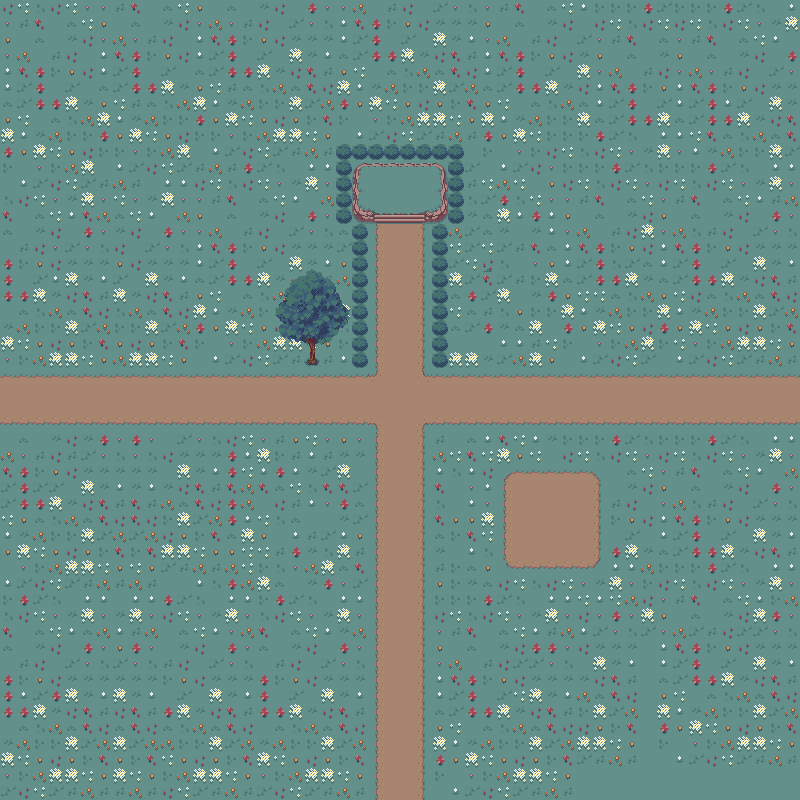

Below is a game level as drawn by its tile map, then a one-line description and the .tmx that defines it (tile-layer data replaced by summaries):
An orthogonal 50x50 tile map with 16x16 px tiles, 3 tile layers (Слой тайлов 1, Слой тайлов 2, Слой тайлов 3), 4 tilesets and 18 objects (11x block, Tree, Tree2, Text).

<map version="1.9" tiledversion="1.9.2" orientation="orthogonal" renderorder="right-down" width="50" height="50" tilewidth="16" tileheight="16" infinite="0" nextlayerid="7" nextobjectid="42">
 <tileset firstgid="1" source="tileset/GrassNDirt.tsx" />
 <tileset firstgid="41" source="tileset/Cliff.tsx" />
 <tileset firstgid="76" source="tileset/RocksnStumps.tsx" />
 <tileset firstgid="92" source="tileset/Trees.tsx" />
 <layer id="1" name="Слой тайлов 1" width="50" height="50">
  <data>[2500 cells, 2500 non-empty, 14 distinct tile ids]</data>
 </layer>
 <layer id="2" name="Слой тайлов 2" width="50" height="50">
  <data>[2500 cells, 1979 non-empty, 28 distinct tile ids]</data>
 </layer>
 <layer id="3" name="Слой тайлов 3" width="50" height="50">
  <data>[2500 cells, 39 non-empty, 34 distinct tile ids]</data>
 </layer>
 <objectgroup color="#ff0000" id="4" name="Слой объектов 1">
  <object id="4" name="block" x="436.667" y="212.042" width="6.375" height="156" />
  <object id="14" name="Tree" x="307.011" y="351.467" width="10.0217" height="14.7826" />
  <object id="15" name="block" x="335.333" y="143.667" width="17.3333" height="79.6667" />
  <object id="16" name="block" x="352" y="143.833" width="92.6666" height="17.3334" />
  <object id="17" name="block" x="445.667" y="143.167" width="17.3333" height="79.6667" />
  <object id="18" name="block" x="357.146" y="211.667" width="6.375" height="156" />
  <object id="19" name="block" x="351.333" y="212" width="21" height="11.3333" />
  <object id="21" name="block" x="425.167" y="212.333" width="21" height="11.3333" />
  <object id="27" name="block" x="-0.666667" y="0.666667" width="6" height="799.333" />
  <object id="28" name="block" x="795.167" y="0.166833" width="4.6667" height="804" />
  <object id="29" name="block" x="0.333333" y="0.333333" width="796" height="15" />
  <object id="30" name="block" x="4.66667" y="794" width="794.667" height="6" />
  <object id="32" name="Tree2" gid="86" x="488.667" y="358.333" width="57.3333" height="57.3333" />
  <object id="33" name="Text" x="522.5" y="504.682" width="61.9091" height="21.7273">
   <text wrap="1">Test text</text>
  </object>
  <object id="38" gid="89" x="508.727" y="545.091" width="16" height="16" />
  <object id="39" gid="89" x="575.818" y="545.455" width="16" height="16" />
  <object id="40" gid="89" x="542.727" y="563.091" width="16" height="16" />
  <object id="41" gid="77" x="544.625" y="500.5" width="16" height="16" />
 </objectgroup>
</map>
